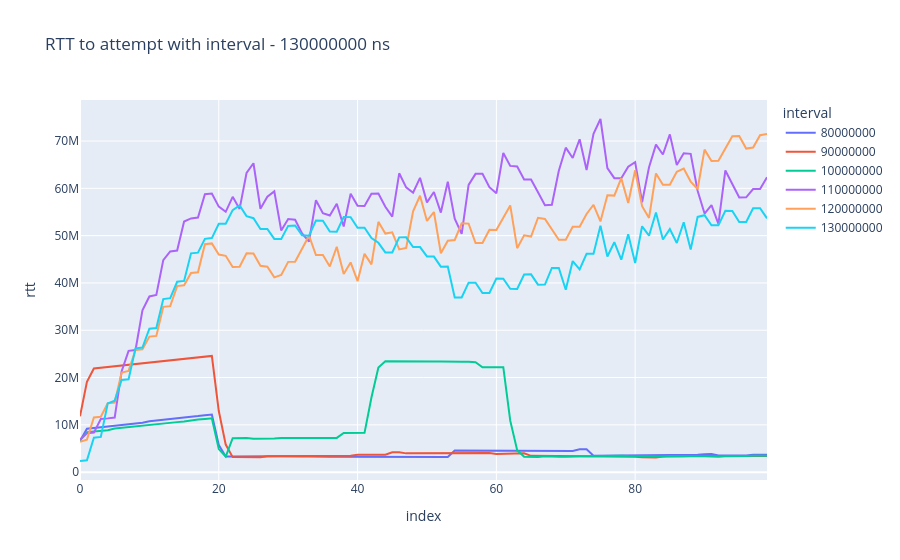

The notebook cell this image was saved under:
### Markdown cell above
## График среднего RTT на последних двадцати попытках

### Code cell
SMOOTH_ATTEMPTS = 20

dfs = []

for interval in intervals:
    df = pd.read_csv(f"./data/{interval}ns.csv")
    df['rtt'] = (np.cumsum(df['rtt']) - np.append(np.zeros(SMOOTH_ATTEMPTS), np.cumsum(df['rtt'])[:(ATTEMPTS - SMOOTH_ATTEMPTS)])) / SMOOTH_ATTEMPTS
    dfs.append(df)

df = pd.concat(dfs)
fig = px.line(
    df,
    x=df.index,
    y="rtt",
    color="interval",
    title=f"RTT to attempt with interval - {interval} ns")
fig.write_image(f"images/rtt_to_attempt_average_last_{SMOOTH_ATTEMPTS}.png", width=900, height=600)
fig.show()
